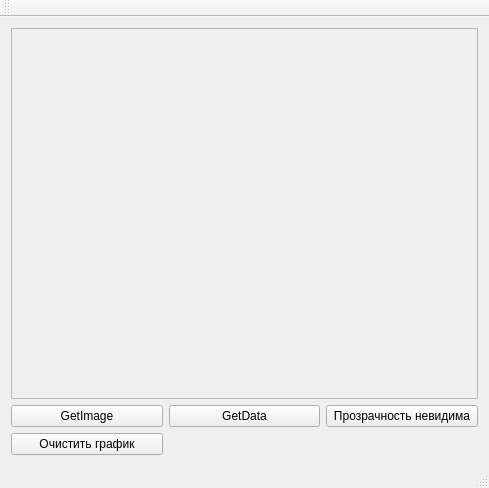
<?xml version="1.0" encoding="UTF-8"?>
<ui version="4.0">
 <class>MainWindow</class>
 <widget class="QMainWindow" name="MainWindow">
  <property name="geometry">
   <rect>
    <x>0</x>
    <y>0</y>
    <width>489</width>
    <height>488</height>
   </rect>
  </property>
  <property name="windowTitle">
   <string>MainWindow</string>
  </property>
  <widget class="QWidget" name="centralWidget">
   <layout class="QGridLayout" name="gridLayout">
    <item row="1" column="0">
     <widget class="QPushButton" name="pushButton">
      <property name="text">
       <string>GetImage</string>
      </property>
     </widget>
    </item>
    <item row="1" column="1">
     <widget class="QPushButton" name="pushButton_2">
      <property name="text">
       <string>GetData</string>
      </property>
     </widget>
    </item>
    <item row="1" column="2">
     <widget class="QPushButton" name="pushButton_3">
      <property name="text">
       <string>Прозрачность невидима</string>
      </property>
     </widget>
    </item>
    <item row="0" column="0" colspan="3">
     <widget class="QFrame" name="frame">
      <property name="frameShape">
       <enum>QFrame::StyledPanel</enum>
      </property>
      <property name="frameShadow">
       <enum>QFrame::Raised</enum>
      </property>
      <layout class="QGridLayout" name="gridLayout_2">
       <item row="0" column="0">
        <layout class="QVBoxLayout" name="verticalLayout"/>
       </item>
      </layout>
     </widget>
    </item>
    <item row="2" column="0">
     <widget class="QPushButton" name="pushButton_4">
      <property name="text">
       <string>Очистить график</string>
      </property>
     </widget>
    </item>
   </layout>
  </widget>
  <widget class="QMenuBar" name="menuBar">
   <property name="geometry">
    <rect>
     <x>0</x>
     <y>0</y>
     <width>489</width>
     <height>21</height>
    </rect>
   </property>
  </widget>
  <widget class="QToolBar" name="mainToolBar">
   <attribute name="toolBarArea">
    <enum>TopToolBarArea</enum>
   </attribute>
   <attribute name="toolBarBreak">
    <bool>false</bool>
   </attribute>
  </widget>
  <widget class="QStatusBar" name="statusBar"/>
 </widget>
 <layoutdefault spacing="6" margin="11"/>
 <resources/>
 <connections/>
</ui>
